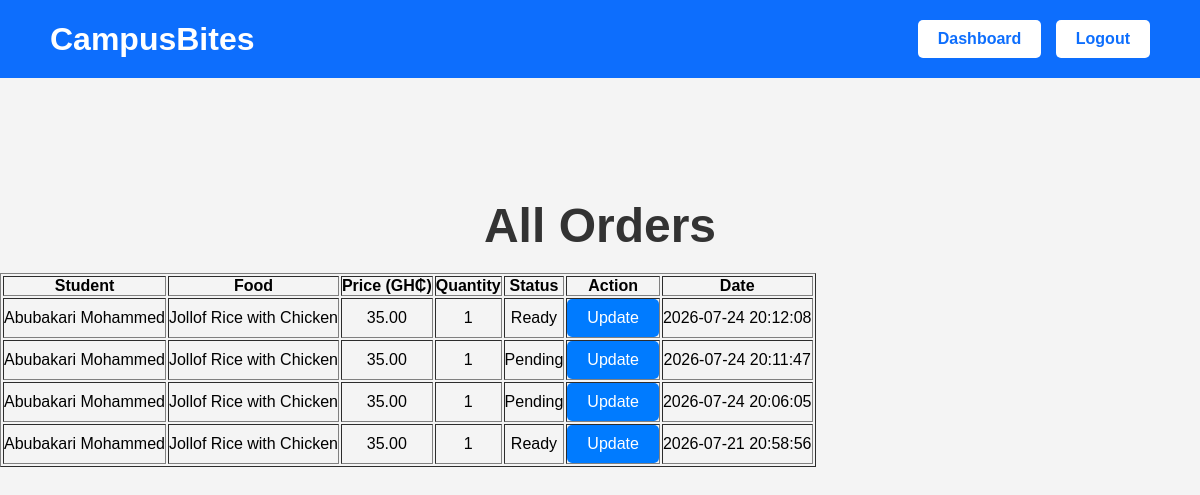
The page /view_orders.php (signed in) on the database its author committed.
### tables this page shows
CREATE TABLE `orders` (
  `id` int(11) NOT NULL,
  `user_id` int(11) NOT NULL,
  `food_id` int(11) NOT NULL,
  `quantity` int(11) DEFAULT 1,
  `status` varchar(50) DEFAULT 'Pending',
  `ordered_at` timestamp NOT NULL DEFAULT current_timestamp()
);

CREATE TABLE `users` (
  `id` int(11) NOT NULL,
  `fullname` varchar(100) NOT NULL,
  `email` varchar(100) NOT NULL,
  `password` varchar(255) NOT NULL,
  `role` enum('Student','Vendor','Admin') NOT NULL,
  `created_at` timestamp NOT NULL DEFAULT current_timestamp()
);

CREATE TABLE `foods` (
  `id` int(11) NOT NULL,
  `food_name` varchar(100) NOT NULL,
  `price` decimal(10,2) NOT NULL,
  `image` varchar(255) NOT NULL,
  `description` text DEFAULT NULL,
  `created_at` timestamp NOT NULL DEFAULT current_timestamp()
);

### view_orders.php (the view, shortened to what this page needs)
<?php
include "db.php";
$sql = "SELECT orders.*, users.fullname, foods.food_name, foods.price
        FROM orders
        JOIN users ON orders.user_id = users.id
        JOIN foods ON orders.food_id = foods.id
        ORDER BY orders.ordered_at DESC";
$result = mysqli_query($conn, $sql);
?>
<!DOCTYPE html>
<html>
<head>
    <link rel="stylesheet" href="css/style.css">
</head>
<body>
<div class="navbar">
    <div class="logo">CampusBites</div>
    <div class="nav-buttons">
        <a href="admin_dashboard.php" class="btn">Dashboard</a>
        <a href="logout.php" class="btn">Logout</a>
    </div>
</div>
<div class="hero">
    <h1>All Orders</h1>
    <table border="1" cellpadding="8">
        <tr>
            <th>Student</th>
            <th>Food</th>
            <th>Price (GH₵)</th>
            <th>Quantity</th>
            <th>Status</th>
            <th>Action</th>
            <th>Date</th>
        </tr>
        <?php while($row = mysqli_fetch_assoc($result)){ ?>
        <tr>
            <td><?php echo $row['fullname']; ?></td>
            <td><?php echo $row['food_name']; ?></td>
            <td><?php echo $row['price']; ?></td>
            <td><?php echo $row['quantity']; ?></td>
            <td><?php echo $row['status']; ?></td>
            <td>
    <a href="update_order.php?id=<?php echo $row['id']; ?>" class="btn">
        Update
    </a>
</td>
            <td><?php echo $row['ordered_at']; ?></td>
        </tr>
        <?php } ?>
    </table>
</div>
</body>
</html>

### css/style.css (style rules this page uses)
* { margin:0; padding:0; box-sizing:border-box; font-family:Arial, Helvetica, sans-serif; }
body { background:#f4f4f4; }
.navbar { background:#0d6efd; color:white; display:flex; justify-content:space-between; align-items:center; padding:20px 50px; }
.logo { font-size:32px; font-weight:bold; }
.nav-buttons .btn { text-decoration:none; background:white; color:#0d6efd; padding:10px 20px; border-radius:5px; margin-left:10px; font-weight:bold; }
.hero { text-align:center; margin-top:120px; }
.hero h1 { font-size:48px; color:#333; margin-bottom:20px; }
.btn { display:inline-block; background:#007bff; color:white; padding:10px 20px; border:none; border-radius:5px; text-decoration:none; cursor:pointer; }

### rows shown on the page
orders: user.fullname "Abubakari Mohammed", food.food_name "Jollof Rice with Chicken", food.price "35.00", quantity "1", status "Ready", ordered_at "2026-07-24 20:12:08"
orders: user.fullname "Abubakari Mohammed", food.food_name "Jollof Rice with Chicken", food.price "35.00", quantity "1", status "Pending", ordered_at "2026-07-24 20:11:47"
orders: user.fullname "Abubakari Mohammed", food.food_name "Jollof Rice with Chicken", food.price "35.00", quantity "1", status "Pending", ordered_at "2026-07-24 20:06:05"
orders: user.fullname "Abubakari Mohammed", food.food_name "Jollof Rice with Chicken", food.price "35.00", quantity "1", status "Ready", ordered_at "2026-07-21 20:58:56"
